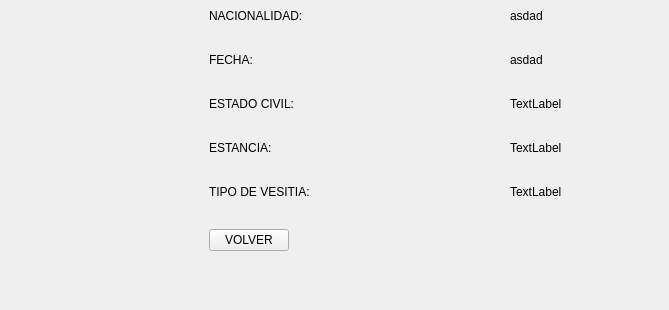
     <widget class="QWidget" name="game_3">
      <property name="styleSheet">
       <string notr="true"/>
      </property>
      <layout class="QHBoxLayout" name="horizontalLayout_3">
       <property name="leftMargin">
        <number>0</number>
       </property>
       <property name="topMargin">
        <number>0</number>
       </property>
       <property name="rightMargin">
        <number>0</number>
       </property>
       <property name="bottomMargin">
        <number>0</number>
       </property>
       <item>
        <widget class="QWidget" name="hoja" native="true">
         <property name="styleSheet">
          <string notr="true">#hoja{
	border-image: url(:/nathan-archibald-untitled-03-08-2022-02-01-14.jpg);
}</string>
         </property>
         <layout class="QHBoxLayout" name="horizontalLayout">
          <item>
           <spacer name="horizontalSpacer">
            <property name="orientation">
             <enum>Qt::Orientation::Vertical</enum>
            </property>
            <property name="sizeType">
             <enum>QSizePolicy::Policy::Fixed</enum>
            </property>
            <property name="sizeHint" stdset="0">
             <size>
              <width>200</width>
              <height>20</height>
             </size>
            </property>
           </spacer>
          </item>
          <item>
           <layout class="QFormLayout" name="formLayout">
            <property name="sizeConstraint">
             <enum>QLayout::SizeConstraint::SetDefaultConstraint</enum>
            </property>
            <property name="fieldGrowthPolicy">
             <enum>QFormLayout::FieldGrowthPolicy::FieldsStayAtSizeHint</enum>
            </property>
            <property name="rowWrapPolicy">
             <enum>QFormLayout::RowWrapPolicy::DontWrapRows</enum>
            </property>
            <property name="labelAlignment">
             <set>Qt::AlignmentFlag::AlignLeading</set>
            </property>
            <property name="formAlignment">
             <set>Qt::AlignmentFlag::AlignLeading|Qt::AlignmentFlag::AlignLeft|Qt::AlignmentFlag::AlignTop</set>
            </property>
            <property name="horizontalSpacing">
             <number>200</number>
            </property>
            <property name="verticalSpacing">
             <number>30</number>
            </property>
            <property name="leftMargin">
             <number>0</number>
            </property>
            <property name="topMargin">
             <number>0</number>
            </property>
            <item row="0" column="0">
             <widget class="QLabel" name="label">
              <property name="styleSheet">
               <string notr="true">color: rgb(0, 0, 0);</string>
              </property>
              <property name="text">
               <string>NACIONALIDAD:</string>
              </property>
             </widget>
            </item>
            <item row="0" column="1">
             <widget class="QLabel" name="RNacionalidad">
              <property name="styleSheet">
               <string notr="true">color: rgb(0, 0, 0);</string>
              </property>
              <property name="text">
               <string>asdad</string>
              </property>
             </widget>
            </item>
            <item row="1" column="0">
             <widget class="QLabel" name="label_2">
              <property name="styleSheet">
               <string notr="true">color: rgb(0, 0, 0);</string>
              </property>
              <property name="text">
               <string>FECHA:</string>
              </property>
             </widget>
            </item>
            <item row="1" column="1">
             <widget class="QLabel" name="RFecha">
              <property name="styleSheet">
               <string notr="true">color: rgb(0, 0, 0);</string>
              </property>
              <property name="text">
               <string>asdad</string>
              </property>
             </widget>
            </item>
            <item row="2" column="0">
             <widget class="QLabel" name="label_5">
              <property name="styleSheet">
               <string notr="true">color: rgb(0, 0, 0);</string>
              </property>
              <property name="text">
               <string>ESTADO CIVIL:</string>
              </property>
             </widget>
            </item>
            <item row="2" column="1">
             <widget class="QLabel" name="REstCivil">
              <property name="styleSheet">
               <string notr="true">color: rgb(0, 0, 0);</string>
              </property>
              <property name="text">
               <string>TextLabel</string>
              </property>
             </widget>
            </item>
            <item row="3" column="0">
             <widget class="QLabel" name="label_7">
              <property name="styleSheet">
               <string notr="true">color: rgb(0, 0, 0);</string>
              </property>
              <property name="text">
               <string>ESTANCIA:</string>
              </property>
             </widget>
            </item>
            <item row="3" column="1">
             <widget class="QLabel" name="REstancia">
              <property name="styleSheet">
               <string notr="true">color: rgb(0, 0, 0);</string>
              </property>
              <property name="text">
               <string>TextLabel</string>
              </property>
             </widget>
            </item>
            <item row="4" column="0">
             <widget class="QLabel" name="label_9">
              <property name="styleSheet">
               <string notr="true">color: rgb(0, 0, 0);</string>
              </property>
              <property name="text">
               <string>TIPO DE VESITIA:</string>
              </property>
             </widget>
            </item>
            <item row="4" column="1">
             <widget class="QLabel" name="RTipoVisita">
              <property name="styleSheet">
               <string notr="true">color: rgb(0, 0, 0);</string>
              </property>
              <property name="text">
               <string>TextLabel</string>
              </property>
             </widget>
            </item>
            <item row="5" column="0">
             <widget class="QPushButton" name="BotonVolver">
              <property name="text">
               <string>VOLVER</string>
              </property>
             </widget>
            </item>
            <item row="5" column="1">
             <widget class="QLabel" name="label_3">
              <property name="text">
               <string/>
              </property>
             </widget>
            </item>
            <item row="6" column="1">
             <spacer name="horizontalSpacer_2">
              <property name="orientation">
               <enum>Qt::Orientation::Vertical</enum>
              </property>
              <property name="sizeType">
               <enum>QSizePolicy::Policy::Fixed</enum>
              </property>
              <property name="sizeHint" stdset="0">
               <size>
                <width>150</width>
                <height>20</height>
               </size>
              </property>
             </spacer>
            </item>
           </layout>
          </item>
         </layout>
        </widget>
       </item>
      </layout>
     </widget>
